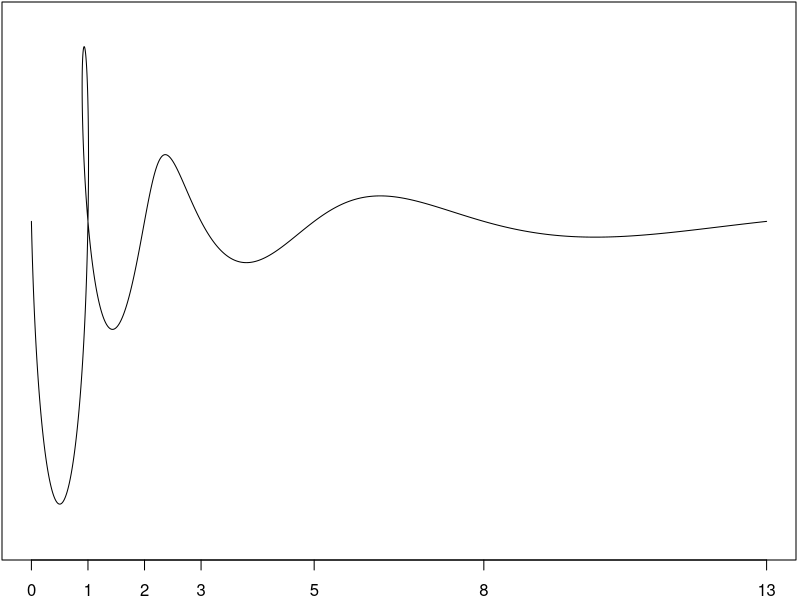
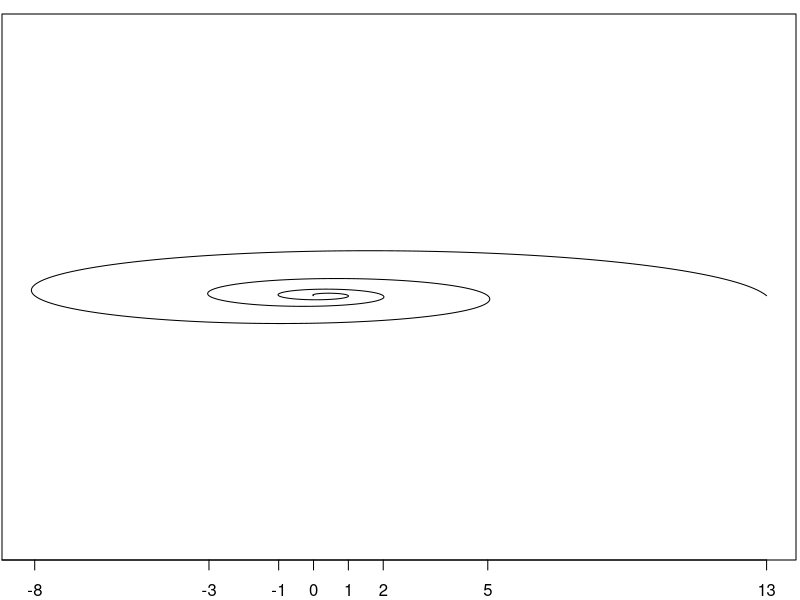

Recreate these plots in R, in order.
#!/usr/bin/env Rscript

outFile <- c("../banners/Binet-Fibonacci_curve.png")

xt <- function(t){
		phi <- 1.6180339888
		1/(phi + phi^(-1)) * (exp(t*log(phi)) - cos(pi*t)*exp(-t*log(phi)))
}


yt <- function(t){
		phi <- 1.6180339888
		1/(phi + phi^(-1)) * (-sin(pi*t) * exp(-t*log(phi)))
}


t <- seq(0,7, length = 1e3)
nt <- seq(0,-7, length = 1e3)

FT <- cbind(Re = xt(t), Im = yt(t))
nFT <- cbind(Re = xt(nt), Im = yt(nt))

png(outFile, h = 300, w = 900, res = 300, pointsize = 10)
par(oma = c(0.1,0,0,0), mar = c(1.8,0,0,0.1) + 0.1)
plot(FT, type = 'l', ylim = c(-0.4,.25), xaxt='n', yaxt = 'n', ylab = "", xlab = "")
axis(side = 1, at = c(0,1,2,3,5,8,13))
dev.off()


noutFile <- c("../banners/Binet-Fibonacci_curve_neg.png")

png(noutFile, h = 300, w = 900, res = 300, pointsize = 10)
par(oma = c(0.7,0,0.6,0), mar = c(1.2,0,0,0.1) + 0.1)
plot(nFT, type = 'l', ylim = c(-6,10), asp = 0.125, xaxt = 'n', yaxt = 'n')
axis(side = 1, at = c(-21,-8,-3,-1,0,1,2,5,13))
dev.off()
